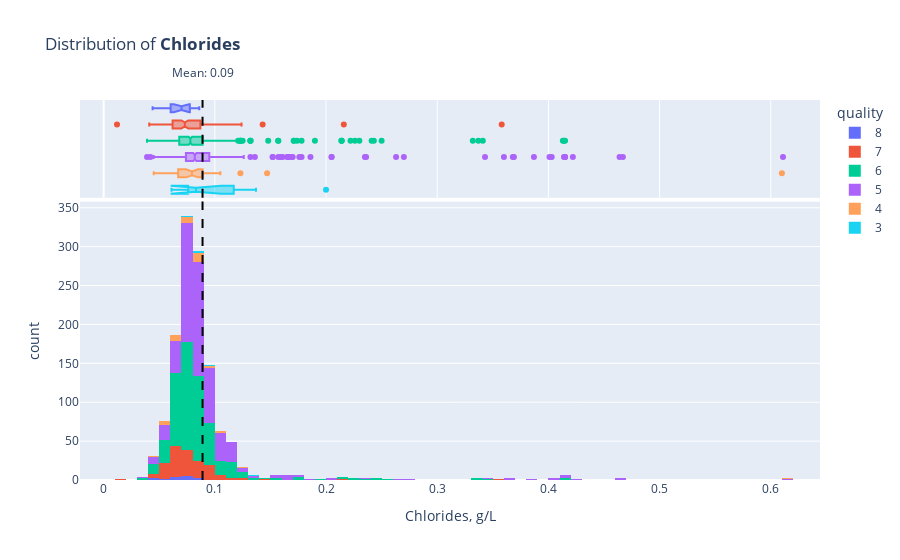

The notebook cell this image was saved under:
### Markdown cell above
#### 2.3.5. Chlorides

### Code cell
overview_plot(df_train, "chlorides", "g/L")

### Figure 1 — Plotly figure (JSON) as saved in the notebook; plotly's stock layout.template omitted (floating-point values rounded to 4 significant figures; data arrays with more than 128 entries replaced by an {"elided": "..."} marker saying what was removed)
{"data": [{"alignmentgroup": "True", "bingroup": "x", "histfunc": "count", "hovertemplate": "quality=8<br>Chlorides, g/L=%{x}<br>count=%{y}<extra></extra>", "legendgroup": "8", "marker": {"color": "#636efa", "pattern": {"shape": ""}}, "name": "8", "offsetgroup": "8", "orientation": "v", "showlegend": true, "type": "histogram", "x": [0.045, 0.056, 0.065, 0.061, 0.071, 0.06, 0.076, 0.068, 0.083, 0.044, 0.074, 0.07, 0.078, 0.08, 0.086], "xaxis": "x", "y": [8, 8, 8, 8, 8, 8, 8, 8, 8, 8, 8, 8, 8, 8, 8], "yaxis": "y"}, {"alignmentgroup": "True", "hovertemplate": "quality=8<br>Chlorides, g/L=%{x}<extra></extra>", "legendgroup": "8", "marker": {"color": "#636efa"}, "name": "8", "notched": true, "offsetgroup": "8", "showlegend": false, "type": "box", "x": [0.045, 0.056, 0.065, 0.061, 0.071, 0.06, 0.076, 0.068, 0.083, 0.044, 0.074, 0.07, 0.078, 0.08, 0.086], "xaxis": "x2", "yaxis": "y2"}, {"alignmentgroup": "True", "bingroup": "x", "histfunc": "count", "hovertemplate": "quality=7<br>Chlorides, g/L=%{x}<br>count=%{y}<extra></extra>", "legendgroup": "7", "marker": {"color": "#EF553B", "pattern": {"shape": ""}}, "name": "7", "offsetgroup": "7", "orientation": "v", "showlegend": true, "type": "histogram", "x": {"elided": "159 float values"}, "xaxis": "x", "y": {"elided": "159 int values"}, "yaxis": "y"}, {"alignmentgroup": "True", "hovertemplate": "quality=7<br>Chlorides, g/L=%{x}<extra></extra>", "legendgroup": "7", "marker": {"color": "#EF553B"}, "name": "7", "notched": true, "offsetgroup": "7", "showlegend": false, "type": "box", "x": {"elided": "159 float values"}, "xaxis": "x2", "yaxis": "y2"}, {"alignmentgroup": "True", "bingroup": "x", "histfunc": "count", "hovertemplate": "quality=6<br>Chlorides, g/L=%{x}<br>count=%{y}<extra></extra>", "legendgroup": "6", "marker": {"color": "#00cc96", "pattern": {"shape": ""}}, "name": "6", "offsetgroup": "6", "orientation": "v", "showlegend": true, "type": "histogram", "x": {"elided": "510 float values"}, "xaxis": "x", "y": {"elided": "510 int values"}, "yaxis": "y"}, {"alignmentgroup": "True", "hovertemplate": "quality=6<br>Chlorides, g/L=%{x}<extra></extra>", "legendgroup": "6", "marker": {"color": "#00cc96"}, "name": "6", "notched": true, "offsetgroup": "6", "showlegend": false, "type": "box", "x": {"elided": "510 float values"}, "xaxis": "x2", "yaxis": "y2"}, {"alignmentgroup": "True", "bingroup": "x", "histfunc": "count", "hovertemplate": "quality=5<br>Chlorides, g/L=%{x}<br>count=%{y}<extra></extra>", "legendgroup": "5", "marker": {"color": "#ab63fa", "pattern": {"shape": ""}}, "name": "5", "offsetgroup": "5", "orientation": "v", "showlegend": true, "type": "histogram", "x": {"elided": "545 float values"}, "xaxis": "x", "y": {"elided": "545 int values"}, "yaxis": "y"}, {"alignmentgroup": "True", "hovertemplate": "quality=5<br>Chlorides, g/L=%{x}<extra></extra>", "legendgroup": "5", "marker": {"color": "#ab63fa"}, "name": "5", "notched": true, "offsetgroup": "5", "showlegend": false, "type": "box", "x": {"elided": "545 float values"}, "xaxis": "x2", "yaxis": "y2"}, {"alignmentgroup": "True", "bingroup": "x", "histfunc": "count", "hovertemplate": "quality=4<br>Chlorides, g/L=%{x}<br>count=%{y}<extra></extra>", "legendgroup": "4", "marker": {"color": "#FFA15A", "pattern": {"shape": ""}}, "name": "4", "offsetgroup": "4", "orientation": "v", "showlegend": true, "type": "histogram", "x": [0.05, 0.054, 0.08, 0.075, 0.102, 0.06, 0.058, 0.07, 0.096, 0.084, 0.105, 0.057, 0.061, 0.089, 0.082, 0.072, 0.081, 0.089, 0.096, 0.087, 0.072, 0.086, 0.069, 0.067, 0.08, 0.045, 0.067, 0.068, 0.079, 0.071, 0.06, 0.084, 0.103, 0.07, 0.61, 0.086, 0.123, 0.07, 0.093, 0.08, 0.054, 0.147], "xaxis": "x", "y": [4, 4, 4, 4, 4, 4, 4, 4, 4, 4, 4, 4, 4, 4, 4, 4, 4, 4, 4, 4, 4, 4, 4, 4, 4, 4, 4, 4, 4, 4, 4, 4, 4, 4, 4, 4, 4, 4, 4, 4, 4, 4], "yaxis": "y"}, {"alignmentgroup": "True", "hovertemplate": "quality=4<br>Chlorides, g/L=%{x}<extra></extra>", "legendgroup": "4", "marker": {"color": "#FFA15A"}, "name": "4", "notched": true, "offsetgroup": "4", "showlegend": false, "type": "box", "x": [0.05, 0.054, 0.08, 0.075, 0.102, 0.06, 0.058, 0.07, 0.096, 0.084, 0.105, 0.057, 0.061, 0.089, 0.082, 0.072, 0.081, 0.089, 0.096, 0.087, 0.072, 0.086, 0.069, 0.067, 0.08, 0.045, 0.067, 0.068, 0.079, 0.071, 0.06, 0.084, 0.103, 0.07, 0.61, 0.086, 0.123, 0.07, 0.093, 0.08, 0.054, 0.147], "xaxis": "x2", "yaxis": "y2"}, {"alignmentgroup": "True", "bingroup": "x", "histfunc": "count", "hovertemplate": "quality=3<br>Chlorides, g/L=%{x}<br>count=%{y}<extra></extra>", "legendgroup": "3", "marker": {"color": "#19d3f3", "pattern": {"shape": ""}}, "name": "3", "offsetgroup": "3", "orientation": "v", "showlegend": true, "type": "histogram", "x": [0.097, 0.061, 0.074, 0.137, 0.084, 0.082, 0.078, 0.2], "xaxis": "x", "y": [3, 3, 3, 3, 3, 3, 3, 3], "yaxis": "y"}, {"alignmentgroup": "True", "hovertemplate": "quality=3<br>Chlorides, g/L=%{x}<extra></extra>", "legendgroup": "3", "marker": {"color": "#19d3f3"}, "name": "3", "notched": true, "offsetgroup": "3", "showlegend": false, "type": "box", "x": [0.097, 0.061, 0.074, 0.137, 0.084, 0.082, 0.078, 0.2], "xaxis": "x2", "yaxis": "y2"}], "layout": {"annotations": [{"showarrow": false, "text": "Mean: 0.09", "x": 0.08893, "y": 1.1, "yref": "paper"}], "barmode": "relative", "legend": {"title": {"text": "quality"}, "tracegroupgap": 0}, "shapes": [{"line": {"color": "black", "dash": "dash"}, "type": "line", "x0": 0.08893, "x1": 0.08893, "xref": "x", "y0": 0, "y1": 1, "yref": "y domain"}, {"line": {"color": "black", "dash": "dash"}, "type": "line", "x0": 0.08893, "x1": 0.08893, "xref": "x2", "y0": 0, "y1": 1, "yref": "y2 domain"}], "title": {"text": "Distribution of <b>Chlorides</b>"}, "xaxis": {"anchor": "y", "domain": [0, 1], "title": {"text": "Chlorides, g/L"}}, "xaxis2": {"anchor": "y2", "domain": [0, 1], "matches": "x", "showgrid": true, "showticklabels": false}, "yaxis": {"anchor": "x", "categoryarray": [3, 4, 5, 6, 7, 8], "categoryorder": "array", "domain": [0, 0.7326], "title": {"text": "count"}}, "yaxis2": {"anchor": "x2", "categoryarray": [3, 4, 5, 6, 7, 8], "categoryorder": "array", "domain": [0.7426, 1], "matches": "y2", "showgrid": false, "showline": false, "showticklabels": false, "ticks": ""}}}
